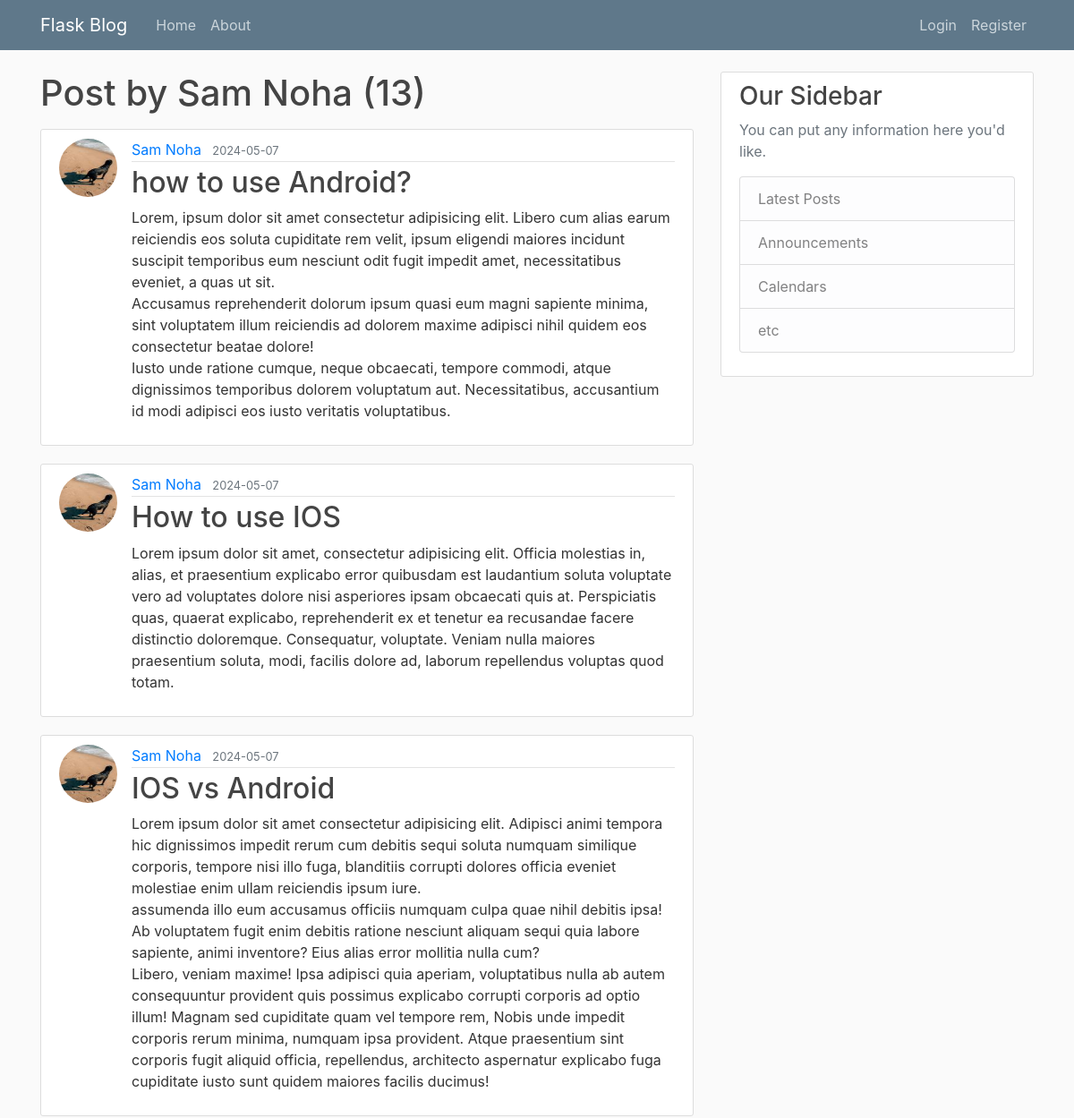
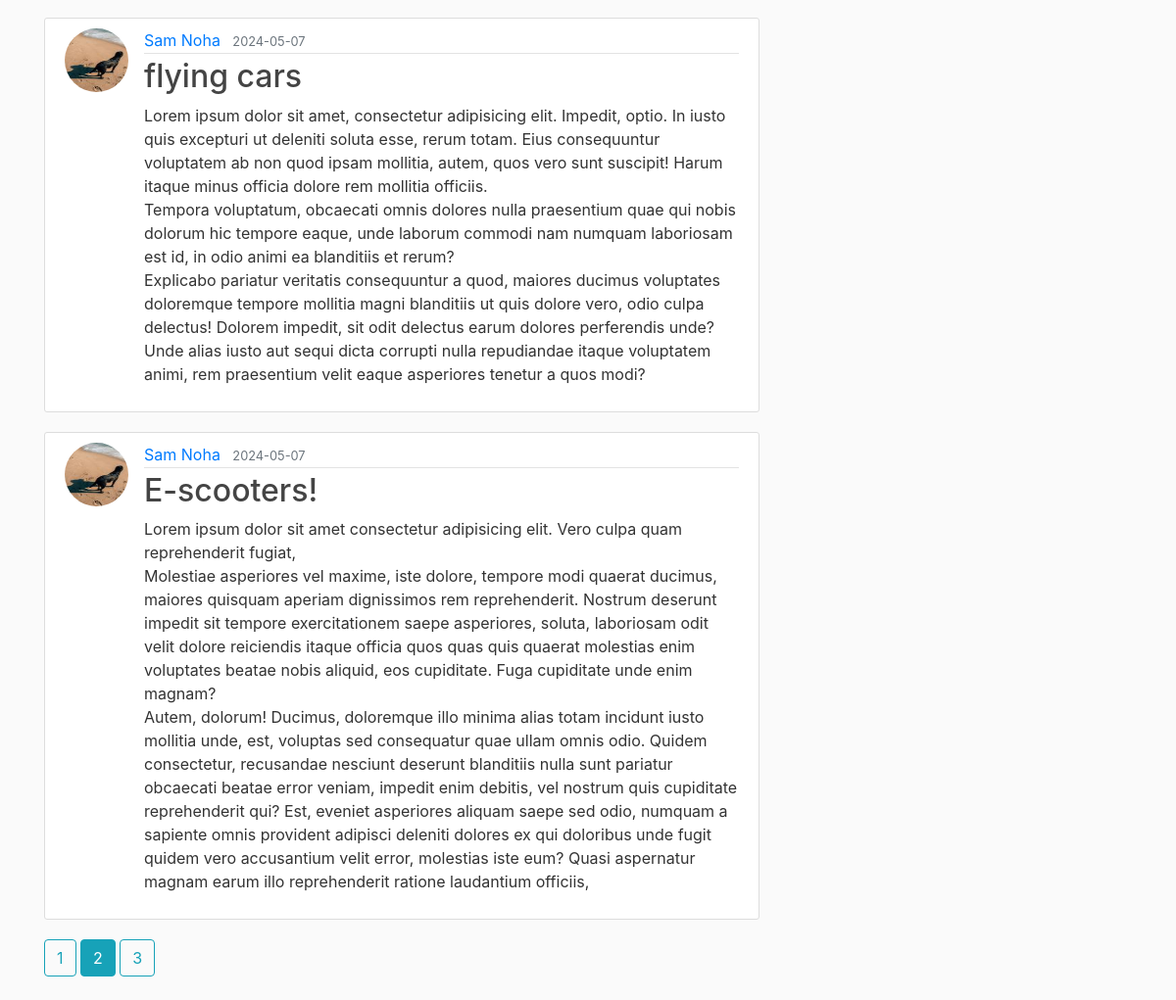
The app's page /user/Sam Noha?page=2 with its own data (2 pictures, top to bottom).
### flaskblog/models.py (models this page shows, shortened)
class User(db.Model, UserMixin):
  id = db.Column(db.Integer, primary_key=True)
  username = db.Column(db.String(20), unique=True, nullable=False)
  email = db.Column(db.String(120), unique=True, nullable=False)
  image_file = db.Column(db.String(20), nullable=False, default='default.jpg')
  password = db.Column(db.String(60), nullable=False)
  posts = db.relationship('Post', backref='author', lazy=True)

class Post(db.Model):
  id = db.Column(db.Integer, primary_key=True)
  title = db.Column(db.String(100), unique=True, nullable=False)
  date_posted = db.Column(db.DateTime, nullable=False, default=datetime.now)
  content = db.Column(db.Text, nullable=False)
  user_id = db.Column(db.Integer, db.ForeignKey('user.id'), nullable=False)

### flaskblog/users/routes.py (the view)
@users.route("/user/<string:username>")
def user_posts(username):
  page = request.args.get('page',1,type=int)
  user = User.query.filter_by(username=username).first_or_404()
  posts = Post.query.filter_by(author=user)\
    .order_by(Post.date_posted.desc())\
      .paginate(page=page,per_page=5)
  return render_template('user_post.html',posts=posts, user=user, title='User Post')

### flaskblog/templates/user_post.html
{% extends "layout.html"%}
{% block content %}
<h1 class="mb-3"> Post by {{ user.username }} ({{posts.total}}) </h1>
{% for post in posts.items %}
    <article class="media content-section d-flex">
        <div>
            <img src="{{ url_for('static', filename='profile_pics/' + post.author.image_file) }}" alt=""
                class="rounded-circle article-img">
        </div>
        <div class="media-body w-100">
            <div class="article-metadata">
                <a class="mr-2" href="{{url_for('users.user_posts',username=post.author.username)}}">{{ post.author.username }}</a>
                <small class="text-muted">{{ post.date_posted.strftime('%Y-%m-%d') }}</small>
            </div>
            <h2><a class="article-title" href="{{ url_for('posts.post',post_id=post.id)}}">{{ post.title }}</a></h2>
            <p class="article-content">{{ post.content }}</p>
        </div>
    </article>
{% endfor %}
{% for page_num in posts.iter_pages(left_edge=1,right_edge=1, right_current=1,left_current=1) %}
    {% if page_num %}
        {% if posts.page == page_num %}
            <a class="btn btn-info mb-4" href="{{ url_for('users.user_posts', username=user.username, page=page_num)}}">{{page_num}}</a>
        {% else %}
            <a class="btn btn-outline-info mb-4" href="{{ url_for('users.user_posts', username=user.username, page=page_num)}}">{{page_num}}</a>
        {% endif %}
    {% else %}
    ...
    {% endif%}
{% endfor %}
{% endblock content %}

### flaskblog/static/main.css (style rules this page uses)
body { background: #fafafa; color: #333333; margin-top: 5rem; }
h1, h2, h3, h4, h5, h6 { color: #444444; }
.content-section { background: #ffffff; padding: 10px 20px; border: 1px solid #dddddd; border-radius: 3px; margin-bottom: 20px; }
.article-title { color: #444444; }
.article-content { white-space: pre-line; }
.article-img { height: 65px; width: 65px; margin-right: 16px; }
.article-metadata { padding-bottom: 1px; margin-bottom: 4px; border-bottom: 1px solid #e3e3e3 }

### records on screen
User: username "Sam Noha"
Post: image_file (picture), author.username "Sam Noha", date_posted "2024-05-07", title "how to use Android?", content "Lorem, ipsum dolor sit amet consectetur adipisicing elit. Libero cum alias earum reiciendis eos soluta cupiditate rem velit, ipsum eligendi maiores incidunt suscipit temporibus eum nesciunt odit fugit impedit amet, necessitatibus eveniet, a quas ut sit. Accusamus reprehenderit dolorum ipsum quasi eum magni sapiente minima, sint voluptatem illum reiciendis ad dolorem maxime adipisci nihil quidem eos consectetur beatae dolore! Iusto unde ratione cumque, neque obcaecati, tempore commodi, atque dignissimos temporibus dolorem voluptatum aut. Necessitatibus, accusantium id modi adipisci eos iusto veritatis voluptatibus."
Post: image_file (picture), author.username "Sam Noha", date_posted "2024-05-07", title "How to use IOS", content "Lorem ipsum dolor sit amet, consectetur adipisicing elit. Officia molestias in, alias, et praesentium explicabo error quibusdam est laudantium soluta voluptate vero ad voluptates dolore nisi asperiores ipsam obcaecati quis at. Perspiciatis quas, quaerat explicabo, reprehenderit ex et tenetur ea recusandae facere distinctio doloremque. Consequatur, voluptate. Veniam nulla maiores praesentium soluta, modi, facilis dolore ad, laborum repellendus voluptas quod totam."
Post: image_file (picture), author.username "Sam Noha", date_posted "2024-05-07", title "IOS vs Android", content "Lorem ipsum dolor sit amet consectetur adipisicing elit. Adipisci animi tempora hic dignissimos impedit rerum cum debitis sequi soluta numquam similique corporis, tempore nisi illo fuga, blanditiis corrupti dolores officia eveniet molestiae enim ullam reiciendis ipsum iure. assumenda illo eum accusamus officiis numquam culpa quae nihil debitis ipsa! Ab voluptatem fugit enim debitis ratione nesciunt aliquam sequi quia labore sapiente, animi inventore? Eius alias error mollitia nulla cum? Libero, veniam maxime! Ipsa adipisci quia aperiam, voluptatibus nulla ab autem consequuntur provident quis possimus explicabo corrupti corporis ad optio illum! Magnam sed cupiditate quam vel tempore rem,…"
Post: image_file (picture), author.username "Sam Noha", date_posted "2024-05-07", title "flying cars", content "Lorem ipsum dolor sit amet, consectetur adipisicing elit. Impedit, optio. In iusto quis excepturi ut deleniti soluta esse, rerum totam. Eius consequuntur voluptatem ab non quod ipsam mollitia, autem, quos vero sunt suscipit! Harum itaque minus officia dolore rem mollitia officiis. Tempora voluptatum, obcaecati omnis dolores nulla praesentium quae qui nobis dolorum hic tempore eaque, unde laborum commodi nam numquam laboriosam est id, in odio animi ea blanditiis et rerum? Explicabo pariatur veritatis consequuntur a quod, maiores ducimus voluptates doloremque tempore mollitia magni blanditiis ut quis dolore vero, odio culpa delectus! Dolorem impedit, sit odit delectus earum dolores…"
Post: image_file (picture), author.username "Sam Noha", date_posted "2024-05-07", title "E-scooters!", content "Lorem ipsum dolor sit amet consectetur adipisicing elit. Vero culpa quam reprehenderit fugiat, Molestiae asperiores vel maxime, iste dolore, tempore modi quaerat ducimus, maiores quisquam aperiam dignissimos rem reprehenderit. Nostrum deserunt impedit sit tempore exercitationem saepe asperiores, soluta, laboriosam odit velit dolore reiciendis itaque officia quos quas quis quaerat molestias enim voluptates beatae nobis aliquid, eos cupiditate. Fuga cupiditate unde enim magnam? Autem, dolorum! Ducimus, doloremque illo minima alias totam incidunt iusto mollitia unde, est, voluptas sed consequatur quae ullam omnis odio. Quidem consectetur, recusandae nesciunt deserunt blanditiis nulla sunt…"

### other values on screen
{{ posts.total }} "13"
{{ page_num }} "1" "3"
{{ page_num }} "2"
